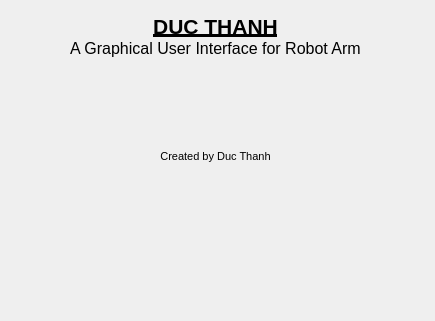
<?xml version="1.0" encoding="UTF-8"?>
<ui version="4.0">
 <class>Dialog</class>
 <widget class="QDialog" name="Dialog">
  <property name="geometry">
   <rect>
    <x>0</x>
    <y>0</y>
    <width>435</width>
    <height>321</height>
   </rect>
  </property>
  <property name="windowTitle">
   <string>About ...</string>
  </property>
  <widget class="QTextBrowser" name="AboutContent">
   <property name="geometry">
    <rect>
     <x>5</x>
     <y>10</y>
     <width>421</width>
     <height>251</height>
    </rect>
   </property>
   <property name="styleSheet">
    <string notr="true">background-color:rgba(255, 255, 255,0)</string>
   </property>
   <property name="frameShape">
    <enum>QFrame::NoFrame</enum>
   </property>
   <property name="html">
    <string>&lt;!DOCTYPE HTML PUBLIC &quot;-//W3C//DTD HTML 4.0//EN&quot; &quot;http://www.w3.org/TR/REC-html40/strict.dtd&quot;&gt;
&lt;html&gt;&lt;head&gt;&lt;meta name=&quot;qrichtext&quot; content=&quot;1&quot; /&gt;&lt;style type=&quot;text/css&quot;&gt;
p, li { white-space: pre-wrap; }
&lt;/style&gt;&lt;/head&gt;&lt;body style=&quot; font-family:'MS Shell Dlg 2'; font-size:7.8pt; font-weight:400; font-style:normal;&quot;&gt;
&lt;p align=&quot;center&quot; style=&quot; margin-top:0px; margin-bottom:0px; margin-left:0px; margin-right:0px; -qt-block-indent:0; text-indent:0px;&quot;&gt;&lt;span style=&quot; font-size:16pt; font-weight:600; text-decoration: underline;&quot;&gt;DUC THANH&lt;/span&gt;&lt;/p&gt;
&lt;p align=&quot;center&quot; style=&quot; margin-top:0px; margin-bottom:0px; margin-left:0px; margin-right:0px; -qt-block-indent:0; text-indent:0px;&quot;&gt;&lt;span style=&quot; font-size:12pt;&quot;&gt;A Graphical User Interface for Robot Arm&lt;/span&gt;&lt;/p&gt;
&lt;p align=&quot;center&quot; style=&quot;-qt-paragraph-type:empty; margin-top:0px; margin-bottom:0px; margin-left:0px; margin-right:0px; -qt-block-indent:0; text-indent:0px; font-size:12pt;&quot;&gt;&lt;br /&gt;&lt;/p&gt;
&lt;p align=&quot;center&quot; style=&quot;-qt-paragraph-type:empty; margin-top:0px; margin-bottom:0px; margin-left:0px; margin-right:0px; -qt-block-indent:0; text-indent:0px; font-size:12pt;&quot;&gt;&lt;br /&gt;&lt;/p&gt;
&lt;p align=&quot;center&quot; style=&quot;-qt-paragraph-type:empty; margin-top:0px; margin-bottom:0px; margin-left:0px; margin-right:0px; -qt-block-indent:0; text-indent:0px;&quot;&gt;&lt;br /&gt;&lt;/p&gt;
&lt;p align=&quot;center&quot; style=&quot;-qt-paragraph-type:empty; margin-top:0px; margin-bottom:0px; margin-left:0px; margin-right:0px; -qt-block-indent:0; text-indent:0px; font-size:10pt;&quot;&gt;&lt;br /&gt;&lt;/p&gt;
&lt;p align=&quot;center&quot; style=&quot;-qt-paragraph-type:empty; margin-top:0px; margin-bottom:0px; margin-left:0px; margin-right:0px; -qt-block-indent:0; text-indent:0px; font-size:8pt; text-decoration: underline; color:#0000ff;&quot;&gt;&lt;br /&gt;&lt;/p&gt;
&lt;p align=&quot;center&quot; style=&quot;-qt-paragraph-type:empty; margin-top:0px; margin-bottom:0px; margin-left:0px; margin-right:0px; -qt-block-indent:0; text-indent:0px; font-size:8pt; text-decoration: underline; color:#0000ff;&quot;&gt;&lt;br /&gt;&lt;/p&gt;
&lt;p align=&quot;center&quot; style=&quot; margin-top:0px; margin-bottom:0px; margin-left:0px; margin-right:0px; -qt-block-indent:0; text-indent:0px;&quot;&gt;&lt;span style=&quot; font-size:8.25pt;&quot;&gt;Created by Duc Thanh&lt;/span&gt;&lt;/p&gt;&lt;/body&gt;&lt;/html&gt;</string>
   </property>
   <property name="openExternalLinks">
    <bool>true</bool>
   </property>
  </widget>
 </widget>
 <resources/>
 <connections/>
</ui>
